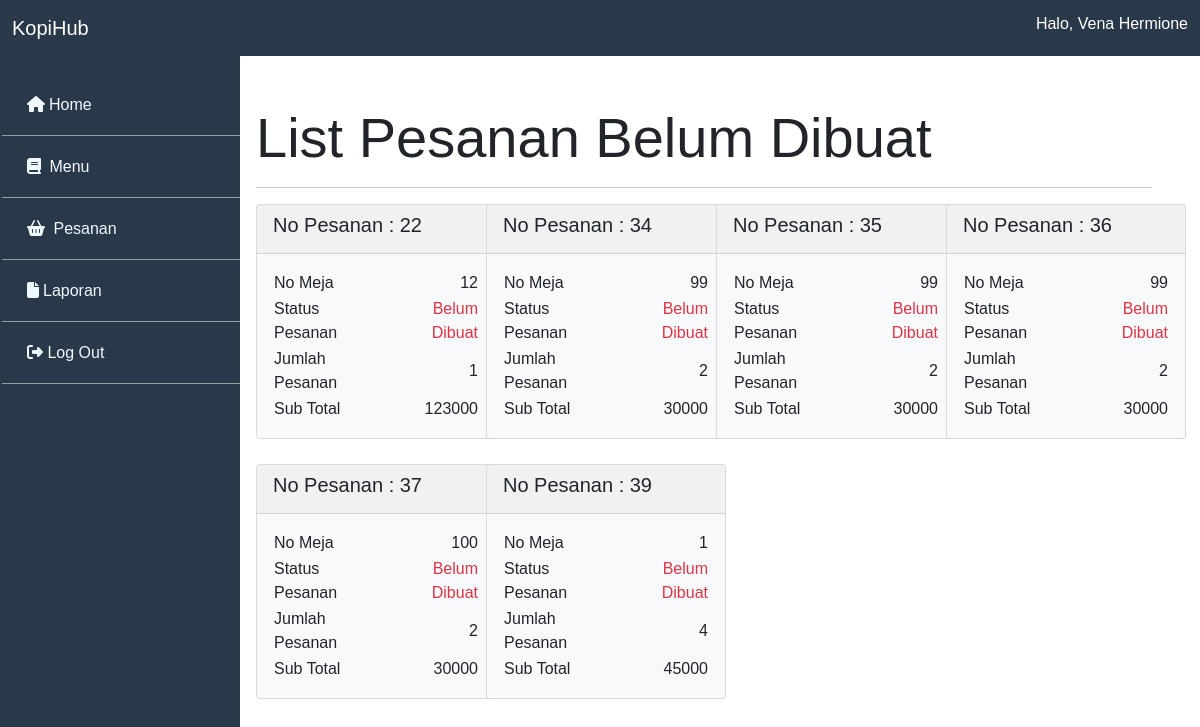
Screenshot of /view/dasboard/list-pesanan/list-pesanan-belum-dibuat.php (signed in) with the database file from the repository.
### tables this page shows
CREATE TABLE `pesanan` (
  `no_pesanan` int(11) NOT NULL AUTO_INCREMENT,
  `no_meja` char(3) NOT NULL,
  `status_pesanan` int(11) NOT NULL COMMENT '0 = belum, 1 = belum dibayar, 2 = sudah dibayar',
  `jumlah_pesanan` int(11) NOT NULL,
  `sub_total` double NOT NULL,
  PRIMARY KEY (`no_pesanan`) USING BTREE
);

### view/dasboard/list-pesanan/list-pesanan-belum-dibuat.php (the view, shortened to what this page needs)
<?php
require('../../../functions.php');
$data = getPesananBelumDibuat()->fetch_all(MYSQLI_ASSOC);
?>
<!DOCTYPE html>
<html lang="en">
<head>
    <link rel="stylesheet" href="../../../style.css">
</head>
<body>
<aside class="sidebar">
    <menu>
        <ul class="menu-content">
            <?php
            if ($_SESSION['jabatan'] == 'kasir') {
                $link = "../dasboard-kasir.php";
            } else {
                $link = "../dasboard_pelayan.php";
            }
            ?>
            <li>
                <a href="<?= $link; ?>"><i class="fa fa-home">&nbsp;</i>Home</a>
            </li>
            <?php
            if ($_SESSION['jabatan'] == 'kasir') {
                ?>
                <li>
                    <a href="../../menu/view-lihat-menu.php"><i class="fa fa-book">&nbsp;</i> <span>Menu</span> </a>
                </li>
                <li>
                    <a href="../../pesanan/view-lihat-pesanan.php">
                        <i class="fa fa-shopping-basket">&nbsp;</i>
                        <span>Pesanan</span>
                    </a>
                </li>
                <li>
                    <a href="#">
                        <i class="fa fa-file">&nbsp;</i><span>Laporan</span>
                    </a>
                </li>
                <?php
            }
            ?>
            <li>
                <a href="../../login/logout.php"><i class="fa fa-sign-out"></i> <span>Log Out</span> </a>
            </li>
        </ul>
    </menu>
</aside>
<section class="jumbotron">
    <div class="row mt-3">
        <div class="col">
            <h1 class="display-4">List Pesanan Belum Dibuat</h1>
            <hr>
        </div>
    </div>
    <div class="row">
        <?php foreach ($data as $barisdata) { ?>
            <div class="col-sm-3">
                <div class="card bg-light" style="width: 15rem; margin-bottom: 25px">
                    <div class="card-header">
                        <p class="h5"> No Pesanan : <?= $barisdata["no_pesanan"]; ?></p>
                    </div>
                    <div class="card-body">
                        <table>
                            <tr>
                                <td>
                                    <p class="card-text">No Meja</p>
                                </td>
                                <td>&nbsp;</td>
                                <td align="right">
                                    <p class="card-text"> <?= $barisdata["no_meja"] ?></p>
                                </td>
                            </tr>
                            <tr>
                                <td>
                                    <p class="card-text">Status Pesanan</p>
                                </td>
                                <td>&nbsp;</td>
                                <td align="right">
                                    <p class="card-text text-danger"><?php
                                        if ($barisdata["status_pesanan"] == 0) {
                                            echo "Belum Dibuat";
                                        }
                                        ?> </p>
                                </td>
                            </tr>
                            <tr>
                                <td>
                                    <p class="card-text">Jumlah Pesanan</p>
                                </td>
                                <td>&nbsp;</td>
                                <td align="right">
                                    <p class="card-text"><?= $barisdata["jumlah_pesanan"] ?></p>
                                </td>
                            </tr>
                            <tr>
                                <td>
                                    <p class="card-text">Sub Total</p>
                                </td>
                                <td>&nbsp;</td>
                                <td align="right">
                                    <p class="card-text"><?= $barisdata["sub_total"] ?></p>
                                </td>
                            </tr>
                        </table>
                    </div>
                </div>
            </div>
            <?php
        }
        ?>
    </div>
</section>
</body>
</html>

### style.css (style rules this page uses)
body { font-family: 'Quicksand', sans-serif; }
section { padding-top: 5rem; }
.jumbotron { padding-top: 2rem; padding-left: 16rem; padding-right: 3rem; padding-bottom: 4rem; }
.sidebar { width: 100%; height: 100%; background: #293949; position: fixed; z-index: 99; padding-top: 2px; padding-left: 2rem; }
ul { padding: 0; margin-left: -70px; }
ul li { list-style: none; border-bottom: 1px solid rgba(255, 255, 255, 0.5); }
ul li a { text-decoration: none; color: #F0F8FF; display: block; padding: 19px 0px 18px 25px; transition: all 200ms ease-in; }
li { display: block; transition-duration: 0.5s; }
@media (min-width: 768px) { .sidebar { width: 240px; } }

### rows the page displays
pesanan: no_pesanan "22", no_meja "12", status_pesanan "Belum Dibuat", jumlah_pesanan "1", sub_total "123000"
pesanan: no_pesanan "34", no_meja "99", status_pesanan "Belum Dibuat", jumlah_pesanan "2", sub_total "30000"
pesanan: no_pesanan "35", no_meja "99", status_pesanan "Belum Dibuat", jumlah_pesanan "2", sub_total "30000"
pesanan: no_pesanan "36", no_meja "99", status_pesanan "Belum Dibuat", jumlah_pesanan "2", sub_total "30000"
pesanan: no_pesanan "37", no_meja "100", status_pesanan "Belum Dibuat", jumlah_pesanan "2", sub_total "30000"
pesanan: no_pesanan "39", no_meja "1", status_pesanan "Belum Dibuat", jumlah_pesanan "4", sub_total "45000"

### other values shown
$_SESSION["nama"] "Vena Hermione"
